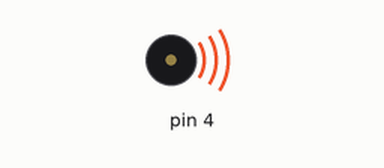
This sketch was run on a simulated Arduino Uno, built with avr-gcc and run on an emulated ATmega328P. Shown: buzzer (waves = sounding). What the sketch prints to the serial monitor is not drawn.

Above: at 0.1 s.
At 0.6 s:
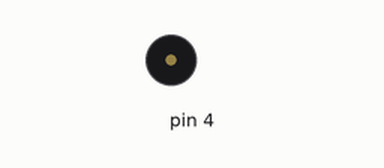
Timing chart, 0 to 2.1 s (numbered marks = the images above):
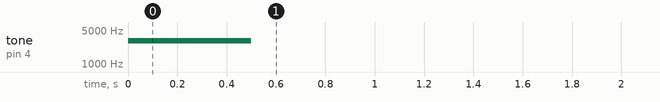

The sketch:

StartResetIndicator.ino
```cpp
/*
 * Robotics with the BOE Shield - StartResetIndicator
 * Test the piezospeaker circuit
 */

void setup()
{
 Serial.begin(9600);
 Serial.println("Beep!");

 tone(4, 3000, 500);
 delay(1000);
}

void loop() {
  Serial.println("Waiting for reset...");
  delay(1000);

}
```
